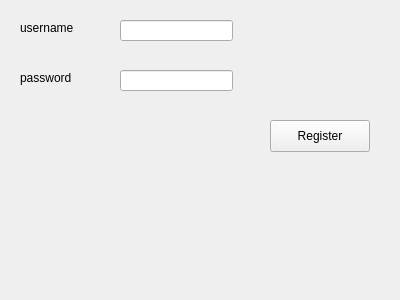
<?xml version="1.0" encoding="UTF-8"?>
<ui version="4.0">
 <class>Register</class>
 <widget class="QWidget" name="Register">
  <property name="geometry">
   <rect>
    <x>0</x>
    <y>0</y>
    <width>400</width>
    <height>300</height>
   </rect>
  </property>
  <property name="windowTitle">
   <string>Form</string>
  </property>
  <widget class="QLineEdit" name="UsernamelineEdit">
   <property name="geometry">
    <rect>
     <x>120</x>
     <y>20</y>
     <width>113</width>
     <height>21</height>
    </rect>
   </property>
  </widget>
  <widget class="QLineEdit" name="PasswordLineEdit">
   <property name="geometry">
    <rect>
     <x>120</x>
     <y>70</y>
     <width>113</width>
     <height>21</height>
    </rect>
   </property>
   <property name="echoMode">
    <enum>QLineEdit::Password</enum>
   </property>
  </widget>
  <widget class="QLabel" name="label">
   <property name="geometry">
    <rect>
     <x>20</x>
     <y>20</y>
     <width>71</width>
     <height>16</height>
    </rect>
   </property>
   <property name="text">
    <string>username</string>
   </property>
  </widget>
  <widget class="QLabel" name="label_2">
   <property name="geometry">
    <rect>
     <x>20</x>
     <y>70</y>
     <width>71</width>
     <height>16</height>
    </rect>
   </property>
   <property name="text">
    <string>password</string>
   </property>
  </widget>
  <widget class="QPushButton" name="pushButton">
   <property name="geometry">
    <rect>
     <x>270</x>
     <y>120</y>
     <width>100</width>
     <height>32</height>
    </rect>
   </property>
   <property name="text">
    <string>Register</string>
   </property>
  </widget>
 </widget>
 <resources/>
 <connections/>
</ui>
